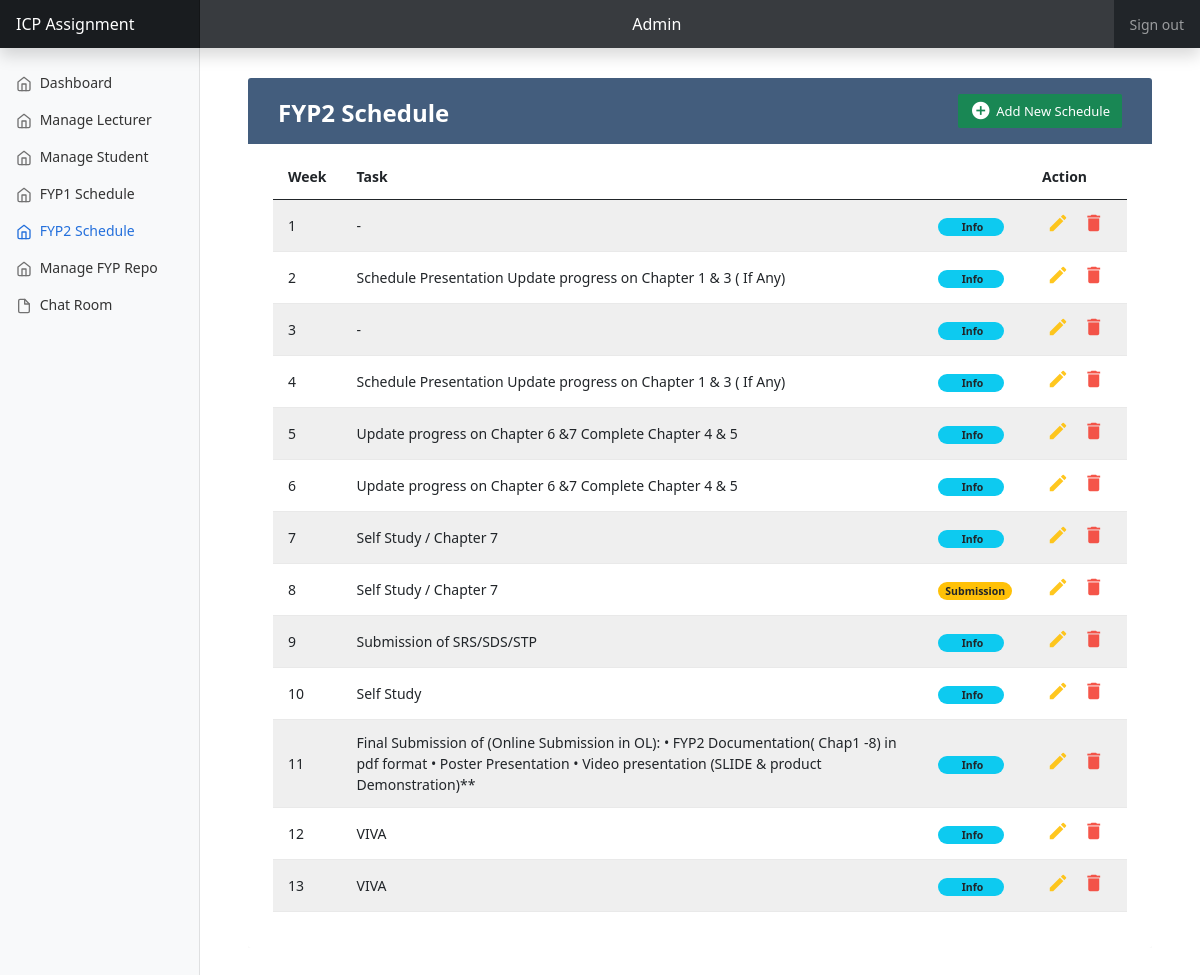
Screenshot of /view/manage_sys_dev_schedule2.php (signed in) with the database file from the repository.
### tables this page shows
CREATE TABLE IF NOT EXISTS `sys_dev_schedule` (
  `id` int NOT NULL AUTO_INCREMENT,
  `week` int NOT NULL,
  `task` varchar(255) NOT NULL,
  `fyp_type` varchar(255) NOT NULL,
  `remark` varchar(255) NOT NULL,
  PRIMARY KEY (`id`)
);

### view/manage_sys_dev_schedule2.php (the view, shortened to what this page needs)
<?php
require_once "../controller/config.php";
?>
<?php include_once "header.php"; ?>
<body>
<header class="navbar navbar-dark sticky-top bg-dark flex-md-nowrap p-0 shadow">
    <a class="navbar-brand col-md-3 col-lg-2 me-0 px-3" href="#">ICP Assignment</a>
    <label class="form-control form-control-dark w-100" style="text-align: center"><?php echo $_SESSION['roles']; ?></label>
    <div class="navbar-nav">
        <div class="nav-item text-nowrap">
            <a class="nav-link px-3" href="../controller/logout.php?logout_id=<?php echo $_SESSION['unique_id']; ?> ">Sign out</a>
        </div>
    </div>
</header>
<div class="container-fluid" >
    <div class="row">
        <?php
        if ($_SESSION['roles'] == "Admin")
        {
            require_once "nav_admin.php";
        }
        ?>
        <main class="col-md-9 ms-sm-auto col-lg-10 px-md-4">
            <div class="container-xl ">
                <div class="table-responsive">
                    <div class="table-wrapper">
                        <div class="table-title">
                            <div class="row">
                                <div class="col-sm-6">
                                    <h2><b>FYP2 Schedule</b></h2>
                                </div>
                                <div class="col-sm-6">
                                    <a href="#addEmployeeModal" class="btn btn-success" data-toggle="modal"><i class="material-icons">&#xE147;</i> <span>Add New Schedule</span></a>
                                </div>
                            </div>
                        </div>
                        <table class="table table-striped table-hover">
                            <thead>
                            <tr>
                                <th>Week</th>
                                <th>Task</th>
                                <th></th>
                                <th>Action</th>
                            </tr>
                            </thead>
                            <tbody>
                            <?php
                            $sql = "SELECT * FROM `sys_dev_schedule` WHERE fyp_type = 'fyp2'";
                            $result = $conn ->query($sql);
                            if (!empty($result) && $result->num_rows > 0) {
                                for ($i = 0; $i < mysqli_num_rows($result); $i++){
                                    $row  = mysqli_fetch_assoc($result);
                                    $id = $row['id'];
                                    $fyp_type = $row['fyp_type'];
                                    $remark = $row['remark'];
                                    echo '<tr>';
                                    echo '<td>'.$row['week'].'</td>';
                                    echo '<td>'.$row['task'].'</td>';
                                    if($remark == 'Submission'){
                                        echo '<td><span class="badge rounded-pill bg-warning text-dark">Submission</span></td>';
                                    }else{
                                        echo '<td><span class="badge rounded-pill bg-info text-dark">&nbsp;&nbsp;&nbsp;&nbsp;&nbsp;&nbsp;Info&nbsp;&nbsp;&nbsp;&nbsp;&nbsp;</span></td>';
                                    }
                                    echo '<td>
                                     <a href="#editEmployeeModal" onclick="return getDataForEdit(`'.$id.'`,`'.$fyp_type.'`,`'.$row['week'].'`,`'.$row['task'].'`,`'.$row['remark'].'`)" class="edit" data-toggle="modal"><i class="material-icons" data-toggle="tooltip" title="Edit">&#xE254;</i></a>
                                     <a href="#deleteEmployeeModal" onclick="return getDataForDlt(`'.$id.'`)" class="delete" data-toggle="modal"><i class="material-icons" data-toggle="tooltip" title="Delete">&#xE872;</i></a>
                                 </td>';
                                    echo '</tr>';
                                }
                            }
                            ?>
                            </tbody>
                        </table>
                    </div>
                </div>
            </div>
        </main>
    </div>
</div>
</body>
</html>

### assets/css/dataTable.css (style rules this page uses)
body { color: #566787; background: #f5f5f5; font-family: 'Varela Round', sans-serif; font-size: 13px; }
.table-responsive { margin: 30px 0; }
.table-wrapper { background: #fff; padding: 20px 25px; border-radius: 3px; min-width: 100%; box-shadow: 0 1px 1px rgba(0,0,0,.05); }
.table-title { padding-bottom: 15px; background: #435d7d; color: #fff; padding: 16px 30px; min-width: 100%; margin: -20px -25px 10px; border-radius: 3px 3px 0 0; }
.table-title h2 { margin: 5px 0 0; font-size: 24px; }
.table-title .btn { color: #fff; float: right; font-size: 13px; border: none; min-width: 50px; border-radius: 2px; border: none; outline: none !important; margin-left: 10px; }
.table-title .btn i { float: left; font-size: 21px; margin-right: 5px; }
.table-title .btn span { float: left; margin-top: 2px; }
table.table tr th, table.table tr td { border-color: #e9e9e9; padding: 12px 15px; vertical-align: middle; }
table.table tr th:first-child { width: 60px; }
table.table tr th:last-child { width: 100px; }
table.table-striped tbody tr:nth-of-type(odd) { background-color: #fcfcfc; }
table.table td:last-child i { opacity: 0.9; font-size: 22px; margin: 0 5px; }
table.table td a { font-weight: bold; color: #566787; display: inline-block; text-decoration: none; outline: none !important; }
table.table td a.edit { color: #FFC107; }
table.table td a.delete { color: #F44336; }
table.table td i { font-size: 19px; }

### assets/css/dashboard.css (style rules this page uses)
body { font-size: .875rem; }
.navbar-brand { padding-top: .75rem; padding-bottom: .75rem; font-size: 1rem; background-color: rgba(0, 0, 0, .25); box-shadow: inset -1px 0 0 rgba(0, 0, 0, .25); }
.navbar .form-control { padding: .75rem 1rem; border-width: 0; border-radius: 0; }
.form-control-dark { color: #fff; background-color: rgba(255, 255, 255, .1); border-color: rgba(255, 255, 255, .1); }

### rows the page displays
sys_dev_schedule: week "1", task "-", remark "Info"
sys_dev_schedule: week "2", task "Schedule Presentation Update progress on Chapter 1 & 3 ( If Any)", remark "Info"
sys_dev_schedule: week "3", task "-", remark "Info"
sys_dev_schedule: week "4", task "Schedule Presentation Update progress on Chapter 1 & 3 ( If Any)", remark "Info"
sys_dev_schedule: week "5", task "Update progress on Chapter 6 &7 Complete Chapter 4 & 5", remark "Info"
sys_dev_schedule: week "6", task "Update progress on Chapter 6 &7 Complete Chapter 4 & 5", remark "Info"
sys_dev_schedule: week "7", task "Self Study / Chapter 7", remark "Info"
sys_dev_schedule: week "8", task "Self Study / Chapter 7", remark "Submission"
sys_dev_schedule: week "9", task "Submission of SRS/SDS/STP", remark "Info"
sys_dev_schedule: week "10", task "Self Study", remark "Info"
sys_dev_schedule: week "11", task "Final Submission of (Online Submission in OL): • FYP2 Documentation( Chap1 -8) in pdf format • Poster Presentation • Video presentation (SLIDE & product Demonstration)**", remark "Info"
sys_dev_schedule: week "12", task "VIVA", remark "Info"
sys_dev_schedule: week "13", task "VIVA", remark "Info"

### other values shown
$_SESSION['roles'] "Admin"
